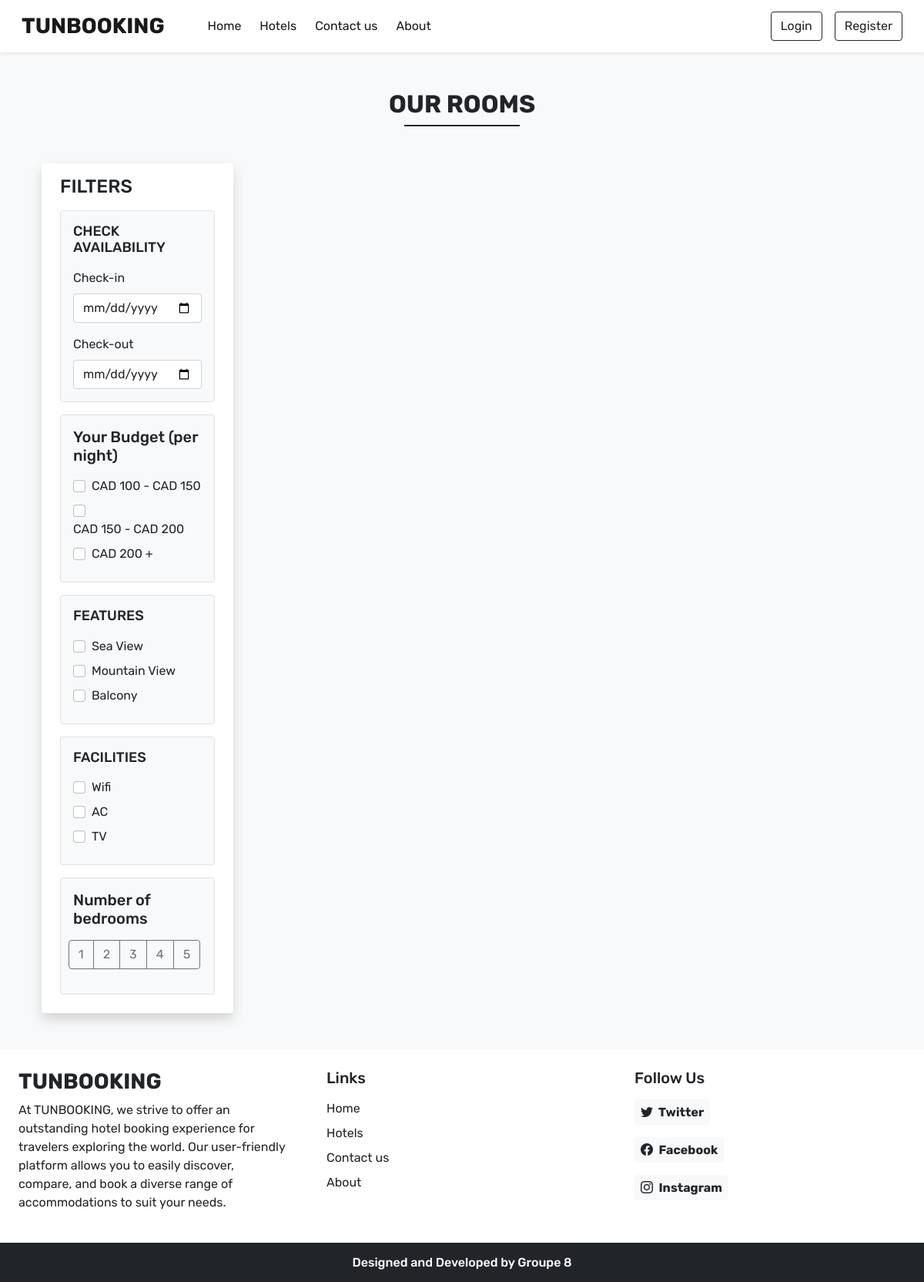
Page /groupe8hotel/rooms.php on the committed database.
### tables this page shows
CREATE TABLE `settings` (
  `sr_no` int(11) NOT NULL,
  `site_title` varchar(50) NOT NULL,
  `site_about` varchar(300) NOT NULL
);

CREATE TABLE `features` (
  `id` int(11) NOT NULL,
  `name` varchar(50) NOT NULL
);

CREATE TABLE `facilities` (
  `id` int(11) NOT NULL,
  `name` varchar(50) NOT NULL
);

### groupe8hotel/admin/inc/db_config.php (called while the page is built, shortened)
<?php
    function selectAll($table)
    { $con = $GLOBALS['con'];
      $res = mysqli_query($con,"SELECT * FROM $table");
      return $res; }
    function select($sql,$values,$datatypes){
        $con = $GLOBALS['con'];
        if($stmt = mysqli_prepare($con,$sql)){
        mysqli_stmt_bind_param($stmt,$datatypes,...$values);
            if(mysqli_stmt_execute($stmt)){
                $res = mysqli_stmt_get_result($stmt);
                return $res;
            }
        else{
            mysqli_stmt_close($stmt);
            die("Query cannot be executed - Select");
        }
        }
        else{
        die("Query cannot be prepared - Select");
        }
    }
?>

### groupe8hotel/rooms.php (the view, shortened to what this page needs)
<!DOCTYPE html>
<html lang="en">
<head>
  <?php require('inc/links.php'); ?>
</head>
<body class="bg-light">
  <?php require('inc/header.php'); ?>
  <div class="my-5 px-4">
    <h2 class="fw-bold h-font text-center">OUR ROOMS</h2>
    <div class="h-line bg-dark"></div>
  </div>
  <div class="container">
    <div class="row">
      <div class="col-lg-3 col-md-12 mb-lg-0 mb-4 ps-4">
        <nav class="navbar navbar-expand-lg navbar-light bg-white rounded shadow">
          <div class="container-fluid flex-lg-column align-items-stretch">
            <h4 class="mt-2">FILTERS</h4>
            <div class="collapse navbar-collapse flex-column align-items-stretch mt-2" id="filterDropdown">
              <div class="border bg-light p-3 rounded mb-3">
                <h5 class="d-flex align-items-center justify-content-between mb-3" style="font-size: 18px;">
                  <span>CHECK AVAILABILITY</span>
                </h5>
                <label class="form-label">Check-in</label>
                <input type="date" class="form-control shadow-none mb-3" value="<?php echo $checkin_default ?>" id="checkin" onchange="chk_avail_filter()">
                <label class="form-label">Check-out</label>
                <input type="date" class="form-control shadow-none" value="<?php echo $checkout_default ?>" id="checkout" onchange="chk_avail_filter()">
              </div>
              <div class="border bg-light p-3 rounded mb-3">
                <h5 class="mb-3 ">Your Budget (per night)</h5>
                <div class="mb-2 ">
                  <input type="checkbox" id="price1" class="form-check-input shadow-none me-1">
                  <label class="form-check-label" for="price1">CAD 100 - CAD 150</label>
                </div>
                <div class="mb-2 ">
                  <input type="checkbox" id="price2" class="form-check-input shadow-none me-1">
                  <label class="form-check-label" for="price2">CAD 150 - CAD 200</label>
                </div>
                <div class="mb-2 ">
                  <input type="checkbox" id="price3" class="form-check-input shadow-none me-1">
                  <label class="form-check-label" for="price3">CAD 200 +</label>
                </div>
              </div>
              <div class="border bg-light p-3 rounded mb-3">
                <h5 class="d-flex align-items-center justify-content-between mb-3" style="font-size: 18px;">
                  <span>FEATURES</span>
                </h5>
                <?php
                $features_q = selectAll('features');
                while ($row = mysqli_fetch_assoc($features_q))
                  echo <<<features
                                 <div class="mb-2">
                                   <input type="checkbox" onclick="fetch_rooms()" name="features" value="$row[id]" class="form-check-input shadow-none me-1" id="$row[id]">
                                   <label class="form-check-label" for="$row[id]">$row[name]</label>
                                 </div>
                                 features;
                ?>
              </div>
              <div class="border bg-light p-3 rounded mb-3">
                <h5 class="d-flex align-items-center justify-content-between mb-3" style="font-size: 18px;">
                  <span>FACILITIES</span>
                </h5>
                <?php
                $facilities_q = selectAll('facilities');
                while ($row = mysqli_fetch_assoc($facilities_q))
                  echo <<<facilities
                                  <div class="mb-2">
                                    <input type="checkbox" onclick="fetch_rooms()" name="facilities" value="$row[id]" class="form-check-input shadow-none me-1" id="$row[id]">
                                    <label class="form-check-label" for="$row[id]">$row[name]</label>
                                  </div>
                                facilities;
                ?>
              </div>
              <div class="border bg-light p-3 rounded mb-3">
                <h5 class="mb-3">Number of bedrooms</h5>
                <div class="btn-toolbar mb-3 d-flex justify-content-center" role="toolbar"
                  aria-label="Toolbar with button groups">
                  <div class="btn-group me-2" role="group" aria-label="First group">
                    <button type="button" class="btn btn-outline-secondary">1</button>
                    <button type="button" class="btn btn-outline-secondary">2</button>
                    <button type="button" class="btn btn-outline-secondary">3</button>
                    <button type="button" class="btn btn-outline-secondary">4</button>
                    <button type="button" class="btn btn-outline-secondary">5</button>
                  </div>
                </div>
              </div>
            </div>
          </div>
        </nav>
      </div>
      <div class="col-lg-9 col-md-12 px-4" id="rooms-data">
      </div>
    </div>
  </div>
  <?php require('inc/footer.php') ?>
</body>
</html>

### groupe8hotel/inc/header.php (shortened to what this page needs)
<nav class="navbar navbar-expand-lg navbar-light bg-light bg-white px-lg-3 py-lg-2 shadow-sm sticky-top">
    <div class="container-fluid">
        <a class="navbar-brand me-5 fw-bold fs-3 h" href="index.php">
            <?php echo $settings_r['site_title'] ?>
        </a>
        <div class="collapse navbar-collapse" id="navbarSupportedContent">
            <ul class="navbar-nav me-auto mb-2 mb-lg-0">
                <li class="nav-item">
                    <a class="nav-link active me-2" aria-current="page" href="index.php">Home</a>
                </li>
                <li class="nav-item">
                    <a class="nav-link active me-2" aria-current="page" href="hotels.php">Hotels</a>
                </li>
                <li class="nav-item">
                    <a class="nav-link active me-2" aria-current="page" href="contact.php">Contact us</a>
                </li>
                <li class="nav-item">
                    <a class="nav-link active me-2" aria-current="page" href="about.php">About</a>
                </li>
            </ul>
            <div class="d-flex">
            <?php
          if(isset($_SESSION['login']) && $_SESSION['login']==true)
          {
            $path = USERS_IMG_PATH;
            echo<<<data
              <div class="btn-group">
                <button type="button" class="btn btn-outline-dark shadow-none dropdown-toggle" data-bs-toggle="dropdown" data-bs-display="static" aria-expanded="false">
                  <img src="$path$_SESSION[uPic]" style="width: 25px; height: 25px;" class="me-1 rounded-circle">
                  $_SESSION[uName]
                </button>
                <ul class="dropdown-menu dropdown-menu-lg-end">
                  <li><a class="dropdown-item" href="profile.php">Profile</a></li>
                  <li><a class="dropdown-item" href="logout.php">Logout</a></li>
                </ul>
              </div>
            data;
          }
          else
          {
            echo<<<data
              <button type="button" class="btn btn-outline-dark shadow-none me-lg-3 me-2" data-bs-toggle="modal" data-bs-target="#loginModal">
                Login
              </button>
              <button type="button" class="btn btn-outline-dark shadow-none" data-bs-toggle="modal" data-bs-target="#registerModal">
                Register
              </button>
            data;
          }
        ?>
            </div>
        </div>
    </div>
</nav>

### groupe8hotel/inc/footer.php (shortened to what this page needs)
<div class="container-fluid bg-white mt-5">
  <div class="row">
    <div class="col-lg-4 p-4">
      <h3 class="h-font fw-bold fs-3 mb-2">
        <?php echo $settings_r['site_title'] ?>
      </h3>
      <p>
        <?php echo $settings_r['site_about'] ?>
      </p>
    </div>
    <div class="col-lg-4 p-4 ">
      <h5 class="mb-3">Links</h5>
      <a href="index.php" class="d-inline-block mb-2 text-dark text-decoration-none">Home</a> <br>
      <a href="hotels.php" class="d-inline-block mb-2 text-dark text-decoration-none">Hotels</a> <br>
      <a href="contact.php" class="d-inline-block mb-2 text-dark text-decoration-none">Contact us</a> <br>
      <a href="about.php" class="d-inline-block mb-2 text-dark text-decoration-none">About</a>
    </div>
    <div class="col-lg-4 p-4 ">
      <h5 class="mb-3">Follow Us</h5>
      <a href="<?php echo $contact_r['tw'] ?>" class="d-inline-block mb-3">
        <span class="badge bg-light text-dark fs-6 p-2">
          <i class="bi bi-twitter me-1"></i> Twitter
        </span>
      </a>
      <br>
      <a href="<?php echo $contact_r['fb'] ?>" class="d-inline-block mb-3">
        <span class="badge bg-light text-dark fs-6 p-2">
          <i class="bi bi-facebook me-1"></i> Facebook
        </span>
      </a>
      <br>
      <a href="<?php echo $contact_r['insta'] ?>" class="d-inline-block">
        <span class="badge bg-light text-dark fs-6 p-2">
          <i class="bi bi-instagram me-1"></i> Instagram
        </span>
      </a>
    </div>
  </div>
</div>
<h6 class="text-center bg-dark text-white p-3 m-0">Designed and Developed by Groupe 8</h6>

### groupe8hotel/css/index.css (style rules this page uses)
:root { --teal: #2ec1ac; --teal_hover: #279e8c; }
* { font-family: 'Rubik', sans-serif; }
.h-font { font-family: 'Rubik', sans-serif; }
.h-line { width: 150px; margin: 0 auto; height: 1.7px; }

### rows in the picture
settings: site_title "TUNBOOKING", site_about "At TUNBOOKING, we strive to offer an outstanding hotel booking experience for travelers exploring the world. Our user-friendly platform allows you to easily discover, compare, and book a diverse range of accommodations to suit your needs."
features: name "Sea View"
features: name "Mountain View"
features: name "Balcony"
facilities: name "Wifi"
facilities: name "AC"
facilities: name "TV"
